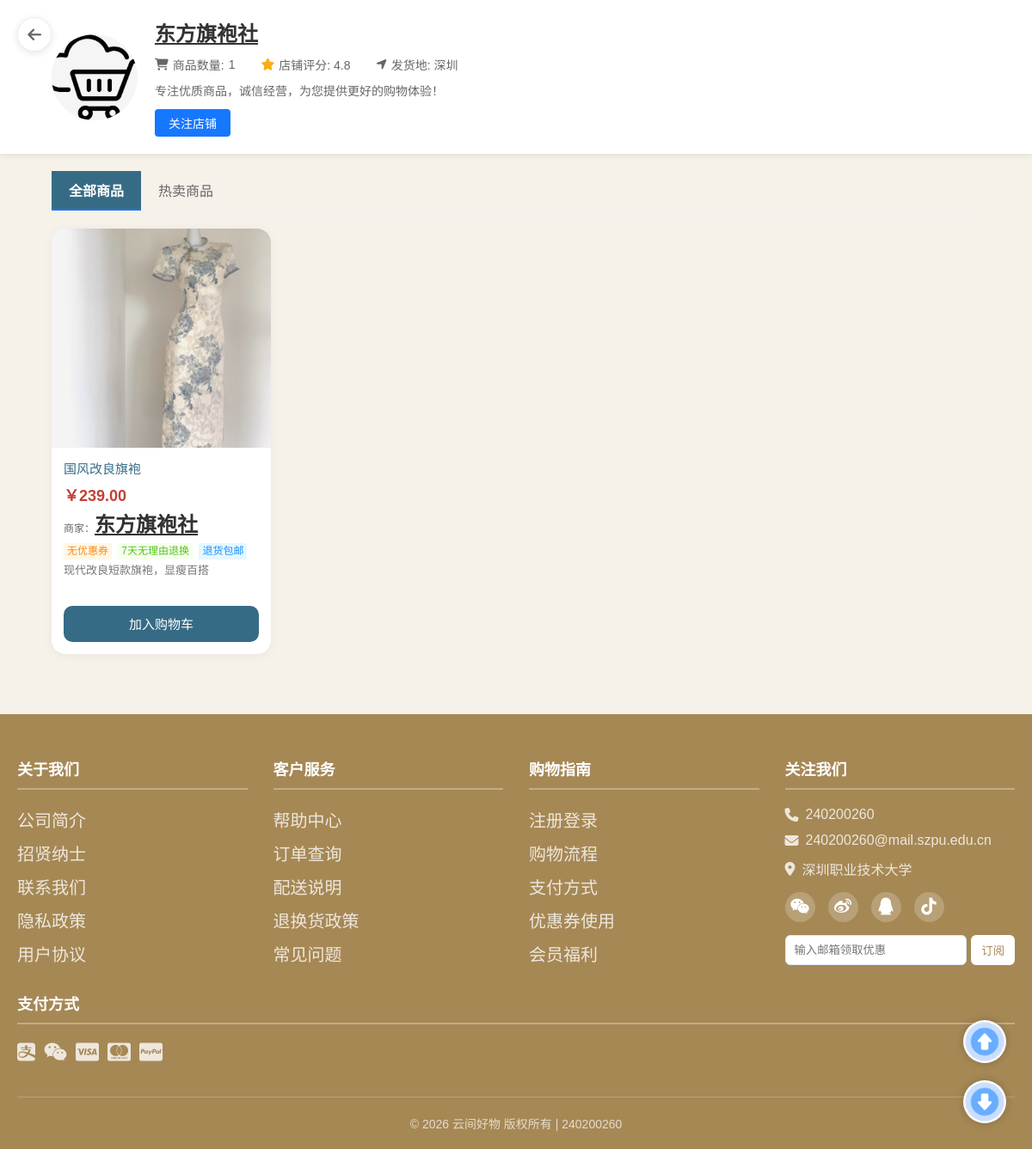
The app's page /shopping/seller.php?name=东方旗袍社 with its own data.
### tables this page shows
CREATE TABLE `clothes` (
  `id` int(11) NOT NULL AUTO_INCREMENT,
  `code` varchar(20) NOT NULL COMMENT '产品编码',
  `name` varchar(50) NOT NULL COMMENT '产品名称',
  `price` decimal(10,2) NOT NULL COMMENT '价格',
  `description` varchar(200) DEFAULT '' COMMENT '产品描述',
  `type` varchar(10) NOT NULL COMMENT '类型：国风/日常',
  `seller` varchar(50) DEFAULT '云间好物官方旗舰店' COMMENT '商家名称',
  `coupon_info` varchar(100) DEFAULT '无优惠券' COMMENT '优惠券信息',
  `service` varchar(100) DEFAULT '7天无理由退换' COMMENT '服务说明',
  `return_free_shipping` tinyint(1) DEFAULT '1' COMMENT '退货包邮 1=是 0=否',
  `sales_count` int(11) DEFAULT '0',
  `sales_money` decimal(10,2) DEFAULT '0.00',
  `last_update` datetime DEFAULT NULL,
  PRIMARY KEY (`id`),
  UNIQUE KEY `code` (`code`)
);

### shopping/seller.php (the view, shortened to what this page needs)
<?php
include "db_conn.php";
$sellerName = "";
if (isset($_GET['name']) && !empty($_GET['name'])) {
    $sellerName = trim(urldecode($_GET['name']));
}
$loginSellerName = '';
$isMyShop = false;
$showShopName = "";
if ($isMyShop) {
    $showShopName = $loginSellerName;
} else {
    $showShopName = $sellerName;
}
?>
<!DOCTYPE html>
<html lang="zh-CN">
<head>
  <link rel="stylesheet" href="css/index.css">
  <link rel="stylesheet" href="https://cdn.bootcdn.net/ajax/libs/font-awesome/6.4.0/css/all.min.css">
  <link rel="stylesheet" href="css/seller.css">
</head>
<body>
  <div class="seller-header">
    <div class="seller-header-container">
      <div class="back-btn">
        <i class="fas fa-arrow-left"></i>
      </div>
      <div class="seller-avatar">
        <img src="public/cloud.png" alt="商家头像">
      </div>
      <div class="seller-info">
        <h2 class="seller-name" id="sellerName"></h2>
        <div class="seller-meta">
          <span><i class="fas fa-shopping-cart"></i> 商品数量: <span id="goodsCount">0</span></span>
          <span><i class="fas fa-star" style="color:#faad14"></i> 店铺评分: 4.8</span>
          <span><i class="fas fa-location-arrow"></i> 发货地: 深圳</span>
        </div>
        <div class="seller-desc" id="sellerDesc">
          专注优质商品，诚信经营，为您提供更好的购物体验！
        </div>
        <button class="seller-btn" id="followShopBtn" onclick="toggleFollowShop()">关注店铺</button>
      </div>
    </div>
  </div>
  <div class="seller-tabs">
    <div class="seller-tab active" onclick="showTab('all')">全部商品</div>
    <div class="seller-tab" onclick="showTab('hot')">热卖商品</div>
  </div>
  <div class="seller-goods" id="sellerGoodsList">
    <?php
      $tables = ['clothes', 'shoes_bags', 'fruits', 'daily_goods'];
      $allGoods = [];
      foreach ($tables as $table) {
          $sql = "SELECT * FROM $table WHERE seller = '$sellerName'";
          $result = mysqli_query($conn, $sql);
          while ($row = mysqli_fetch_array($result)) {
              $row['_table'] = $table;
              $allGoods[] = $row;
          }
      }
      if (empty($allGoods)) {
          echo "<div class='no-goods'>该商家暂无商品</div>";
      } else {
          foreach ($allGoods as $row) {
              $code = $row['code'];
              $price = $row['price'];
              $name = $row['name'];
              $description = $row['description'];
              $dbSeller = $row['seller'];
              $coupon = $row['coupon_info'];
              $service = $row['service'];
              $ret = $row['return_free_shipping'] ? '退货包邮' : '退货不包邮';
              echo "
              <div class='item' onclick='openModal(\"{$code}\",\"{$name}\",\"{$price}\",\"{$description}\",\"{$dbSeller}\",\"{$coupon}\",\"{$service}\",\"{$ret}\")'>
                <div class='item-img'>
                    <img src='img/{$code}.jpg' alt=''>
                </div>
                <div class='item-content'>
                  <div class='item-name'>{$name}</div>
                  <div class='item-price'>￥{$price}</div>
                  <div class='item-extra'>
                    商家：<span class='seller-name' onclick='event.stopPropagation(); gotoSeller(\"{$dbSeller}\")'>{$showShopName}</span>
                  </div>
                  <div class='item-extra'>
                    <span class='tag-coupon'>{$coupon}</span>
                    <span class='tag-service'>{$service}</span>
                    <span class='tag-return'>{$ret}</span>
                  </div>
                  <div class='item-info'>{$description}</div>
                </div>
                <div class='item-btn' onclick='event.stopPropagation(); addToCart(this, \"{$code}\",\"{$name}\",{$price},\"{$description}\")'>加入购物车</div>
                <div class='quantity'>
                  <button onclick='event.stopPropagation(); changeQty(this,-1,{$price})'>-</button>
                  <span>0</span>
                  <button onclick='event.stopPropagation(); changeQty(this,1,{$price})'>+</button>
                </div>
              </div>
              ";
          }
      }
    ?>
  </div>
  <div class="top" onclick="goTop()">
    <img src="public/up.png" alt="">
  </div>
  <div class="bottom" onclick="goBottom()">
    <img src="public/down.png" alt="">
  </div>
  <footer class="footer">
    <div class="footer-container">
      <div class="footer-col">
        <h4>关于我们</h4>
        <ul>
          <li><a href="#">公司简介</a></li>
          <li><a href="#">招贤纳士</a></li>
          <li><a href="#">联系我们</a></li>
          <li><a href="#">隐私政策</a></li>
          <li><a href="#">用户协议</a></li>
        </ul>
      </div>
      <div class="footer-col">
        <h4>客户服务</h4>
        <ul>
          <li><a href="#">帮助中心</a></li>
          <li><a href="#">订单查询</a></li>
          <li><a href="#">配送说明</a></li>
          <li><a href="#">退换货政策</a></li>
          <li><a href="#">常见问题</a></li>
        </ul>
      </div>
      <div class="footer-col">
        <h4>购物指南</h4>
        <ul>
          <li><a href="#">注册登录</a></li>
          <li><a href="#">购物流程</a></li>
          <li><a href="#">支付方式</a></li>
          <li><a href="#">优惠券使用</a></li>
          <li><a href="#">会员福利</a></li>
        </ul>
      </div>
      <div class="footer-col">
        <h4>关注我们</h4>
        <div class="contact-info">
          <p><i class="fas fa-phone"></i> 240200260</p>
          <p><i class="fas fa-envelope"></i> 240200260@mail.szpu.edu.cn</p>
          <p><i class="fas fa-map-marker-alt"></i> 深圳职业技术大学</p>
        </div>
        <div class="social-icons">
          <a href="#"><i class="fab fa-weixin"></i></a>
          <a href="#"><i class="fab fa-weibo"></i></a>
          <a href="#"><i class="fab fa-qq"></i></a>
          <a href="#"><i class="fab fa-tiktok"></i></a>
        </div>
        <div class="subscribe">
          <input type="email" placeholder="输入邮箱领取优惠">
          <button>订阅</button>
        </div>
      </div>
    </div>
    <div class="footer-container payment">
      <div class="footer-col">
        <h4>支付方式</h4>
        <div class="payment-icons">
          <i class="fab fa-alipay"></i>
          <i class="fab fa-weixin"></i>
          <i class="fab fa-cc-visa"></i>
          <i class="fab fa-cc-mastercard"></i>
          <i class="fab fa-cc-paypal"></i>
        </div>
      </div>
    </div>
    <div class="copyright">
      <p>© 2026 云间好物 版权所有 | 240200260</p>
    </div>
  </footer>
</body>
</html>

### shopping/css/index.css (style rules this page uses)
* { padding: 0; margin: 0; box-sizing: border-box; font-family: "Microsoft YaHei", "宋体", sans-serif; }
:root { --gufeng-main: #366B86; --gufeng-red: #C04136; --gufeng-bg: #F6F1E9; --gufeng-gray: #707478; --gufeng-wood: #A68855; --white: #ffffff; }
body { background-color: var(--gufeng-bg); color: #333; }
a { font-size: 20px; text-decoration: none; color: #C04136; }
.active { color: white !important; background-color: var(--gufeng-main) !important; }
.item { width: 260px; background: var(--white); border-radius: 16px; box-shadow: 0 2px 12px rgba(112, 116, 120, 0.08); transition: transform 0.25s ease; overflow: hidden; cursor: pointer; }
.item-img { width: 100%; aspect-ratio: 1/1; overflow: hidden; position: relative; }
.item-img img { width: 100%; height: 100%; object-fit: cover; }
.item-content { padding: 14px; }
.item-name { font-size: 15px; color: var(--gufeng-main); margin-bottom: 6px; line-height: 1.4; }
.item-price { font-size: 18px; color: var(--gufeng-red); font-weight: bold; margin-bottom: 6px; }
.item-info { font-size: 13px; color: var(--gufeng-gray); line-height: 1.4; height: 36px; overflow: hidden; }
.item-btn { margin: 0 14px 14px; background-color: var(--gufeng-main); color: white; border-radius: 10px; cursor: pointer; height: 42px; display: flex; justify-content: center; align-items: center; font-size: 15px; transition: 0.2s; }
.footer { background-color: var(--gufeng-wood); color: #fff; padding: 50px 20px 20px; margin-top: 50px; }
.footer-container { max-width: 1200px; margin: 0 auto; display: grid; grid-template-columns: repeat(auto-fit, minmax(220px, 1fr)); gap: 30px; }
.footer-col h4 { font-size: 18px; margin-bottom: 20px; padding-bottom: 10px; border-bottom: 2px solid rgba(255,255,255,0.3); color: #fff; }
.footer-col ul { list-style: none; }
.footer-col ul li { margin-bottom: 10px; }
.footer-col ul li a { color: rgba(255,255,255,0.8); text-decoration: none; transition: 0.3s; }
.contact-info p { color: rgba(255,255,255,0.8); margin-bottom: 12px; display: flex; align-items: center; gap: 8px; }
.social-icons { display: flex; gap: 15px; margin-top: 15px; }
.social-icons a { width: 35px; height: 35px; background: rgba(255,255,255,0.2); border-radius: 50%; display: flex; align-items: center; justify-content: center; color: #fff; text-decoration: none; transition: 0.3s; }
.subscribe { margin-top: 15px; display: flex; gap: 5px; }
.subscribe input { flex: 1; padding: 8px 10px; border: 1px solid #dce8f7; outline: none; border-radius: 6px; }
.subscribe button { padding: 8px 12px; background: #fff; color: var(--gufeng-wood); border: none; border-radius: 6px; cursor: pointer; transition: 0.3s; }
.payment { margin-top: 20px; }
.payment-icons { display: flex; gap: 10px; font-size: 24px; color: rgba(255,255,255,0.8); }
.copyright { text-align: center; margin-top: 40px; padding-top: 20px; border-top: 1px solid rgba(255,255,255,0.2); color: rgba(255,255,255,0.7); font-size: 14px; }
.top img { width: 50px; height: 50px; }
.bottom img { width: 50px; height: 50px; }
.top,.bottom { position: fixed; right: 30px; width: 50px; height: 50px; border-radius: 50%; background: #fff; box-shadow: 0 0 10px rgba(0,0,0,0.2); display: flex; align-items: center; justify-content: center; cursor: pointer; z-index: 999; transition: all 0.3s; }
.top { bottom: 100px; }
.bottom { bottom: 30px; }
html { scroll-behavior: smooth; }
.top,.bottom { position: fixed; right: 30px; width: 50px; height: 50px; border-radius: 50%; background: #fff; box-shadow: 0 0 10px rgba(0,0,0,0.2); display: flex; align-items: center; justify-content: center; cursor: pointer; z-index: 999; }
.item-extra { font-size: 12px; color: #666; margin: 4px 0; line-height: 1.4; }
.seller-name { color: #1677ff; font-weight: bold; cursor: pointer; text-decoration: underline; }
.tag-coupon { background: #fff7e6; color: #fa8c16; padding: 1px 4px; border-radius: 2px; margin-right: 4px; display: inline-block; }
.tag-service { background: #f6ffed; color: #52c41a; padding: 1px 4px; border-radius: 2px; margin-right: 4px; display: inline-block; }
.tag-return { background: #e6f7ff; color: #1890ff; padding: 1px 4px; border-radius: 2px; display: inline-block; }

### records on screen
clothes: code (picture), name "国风改良旗袍", price "239.00", coupon_info "无优惠券", service "7天无理由退换", return_free_shipping "退货包邮", description "现代改良短款旗袍，显瘦百搭"
